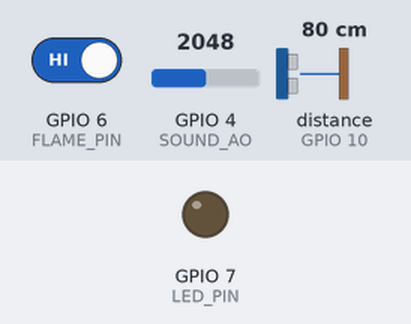
Bench run of a sketch on a simulated ESP32-S3. On the bench: output pins drawn as LEDs (lit = HIGH). Wiring (inferred from the names in the program): ultrasonic range finder: trigger GPIO 10; echo GPIO 10. The inputs (shaded band) are chosen by the test bench; at power-on: distance to the obstacle (sensor on GPIO 10) 80 cm, GPIO 4 (SOUND_AO) = 2048, GPIO 6 (FLAME_PIN) HIGH (analog values on the 0–4095 scale). The echo pulse lasts 58.3 µs per cm; WiFi joins after 1.5 s; servers stay silent unless stated; web services answer with replies made up by the test bench; what the sketch prints to the serial monitor is not drawn.

Above: at 2.7 s.
2.8 s: distance to the obstacle (sensor on GPIO 10) set to 12 cm
4.3 s: distance to the obstacle (sensor on GPIO 10) set to 9 cm
At 5.0 s:
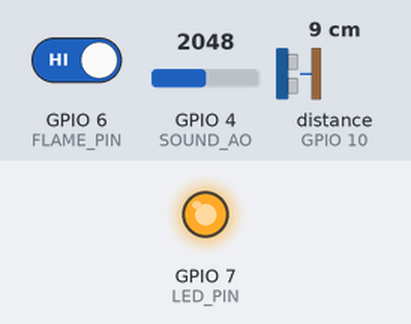
12.0 s: distance to the obstacle (sensor on GPIO 10) set to 18 cm
At 12.8 s:
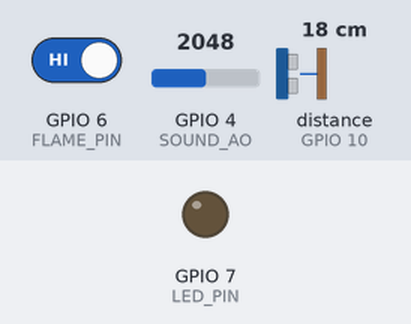
13.5 s: distance to the obstacle (sensor on GPIO 10) set to 2 cm
At 14.1 s:
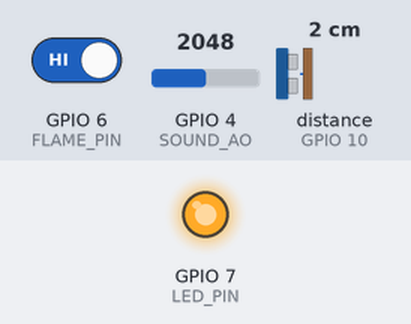
Timing chart, 0 to 16.0 s (numbered marks = the images above; inputs shaded):
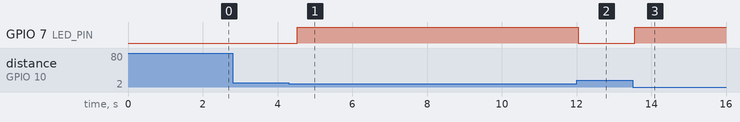

The sketch:

sensor.ino
```cpp
#include <WiFi.h>
#include <HTTPClient.h>

// ===== WIFI =====
const char* ssid = "iPhone";
const char* password = "12345678901";
String apiKey = "ZY59RYO41TC9A23L";

// ===== FLAME SENSOR =====
#define FLAME_PIN 6
#define LED_PIN 7

// ===== ULTRASONIC 3 PIN =====
#define ULTRA_PIN 10  // Pin SIG unique

// ===== ANALOG SOUND SENSOR =====
#define SOUND_AO 4
const int SOUND_THRESHOLD = 2000;

// Variables partagées
volatile int flame = 0;
volatile float distance = 0;
volatile int soundLevel = 0;

void setup() {
  Serial.begin(115200);

  pinMode(FLAME_PIN, INPUT_PULLUP);
  pinMode(LED_PIN, OUTPUT);
  pinMode(ULTRA_PIN, INPUT);

  analogReadResolution(12);

  // ===== WIFI =====
  WiFi.begin(ssid, password);
  Serial.print("Connecting to WiFi");
  while (WiFi.status() != WL_CONNECTED) {
    delay(500);
    Serial.print(".");
  }
  Serial.println("\nWiFi Connected");

  // ===== CREATE TASKS =====
  xTaskCreate(flameTask, "Flame Task", 2048, NULL, 1, NULL);
  xTaskCreate(ultraTask, "Ultra Task", 4096, NULL, 1, NULL);
  xTaskCreate(soundTask, "Sound Task", 2048, NULL, 1, NULL);
  xTaskCreate(thingSpeakTask, "ThingSpeak Task", 4096, NULL, 1, NULL);
}

void loop() {
  // Loop vide, tout est géré par les tâches
  delay(1000);
}

// ===== TASK FLAME =====
void flameTask(void *pvParameters) {
  for (;;) {
    flame = digitalRead(FLAME_PIN);
    Serial.print("Flame: ");
    Serial.println((flame == LOW) ? "Detected" : "None");
    vTaskDelay(1000 / portTICK_PERIOD_MS); // 1s
  }
}

// ===== TASK ULTRASONIC =====
void ultraTask(void *pvParameters) {
  for (;;) {
    pinMode(ULTRA_PIN, OUTPUT);
    digitalWrite(ULTRA_PIN, LOW);
    delayMicroseconds(2);
    digitalWrite(ULTRA_PIN, HIGH);
    delayMicroseconds(10);
    digitalWrite(ULTRA_PIN, LOW);

    pinMode(ULTRA_PIN, INPUT);
    long duration = pulseIn(ULTRA_PIN, HIGH, 30000);
    distance = duration * 0.034 / 2;

    Serial.print("📏 Distance: ");
    Serial.println(distance);

    if (distance > 0 && distance < 10) {
      Serial.println(" Object very close!");
      digitalWrite(LED_PIN, HIGH);
    } else {
      digitalWrite(LED_PIN, LOW);
    }

    vTaskDelay(500 / portTICK_PERIOD_MS); // 0.5s
  }
}

// ===== TASK SOUND =====
void soundTask(void *pvParameters) {
  for (;;) {
    soundLevel = analogRead(SOUND_AO);
    Serial.print("🎵 Sound level: ");
    Serial.println(soundLevel);
    bool soundDetected = soundLevel > SOUND_THRESHOLD;
    Serial.println(soundDetected ? " Sound detected!" : "Silence");
    vTaskDelay(500 / portTICK_PERIOD_MS); // 0.5s
  }
}

// ===== TASK THINGSPEAK =====
void thingSpeakTask(void *pvParameters) {
  for (;;) {
    if (WiFi.status() == WL_CONNECTED) {
      HTTPClient http;
      String url = "http://api.thingspeak.com/update?api_key=" + apiKey +
                   "&field1=" + String(flame == LOW ? 1 : 0) +
                   "&field2=" + String(distance) +
                   "&field3=" + String(soundLevel);
      http.begin(url);
      int httpCode = http.GET();
      http.end();

      if (httpCode > 0) Serial.println("Data sent to ThingSpeak");
      else Serial.println("Failed to send data");
    }
    Serial.println("-------------------------");
    vTaskDelay(15000 / portTICK_PERIOD_MS); // 15s
  }
}
```

Measured:
- the behaviour switches between 11 and 10 cm on distance to the obstacle (sensor on GPIO 10) (found by bisection; images 0 and 1)
- after the input at 2.8 s, every drawn part: stays the same
- after the input at 4.3 s, GPIO 7 (LED_PIN): LOW → HIGH after 0.23 s
- after the input at 12.0 s, GPIO 7 (LED_PIN): HIGH → LOW after 0.05 s
- after the input at 13.5 s, GPIO 7 (LED_PIN): LOW → HIGH after 0.06 s
